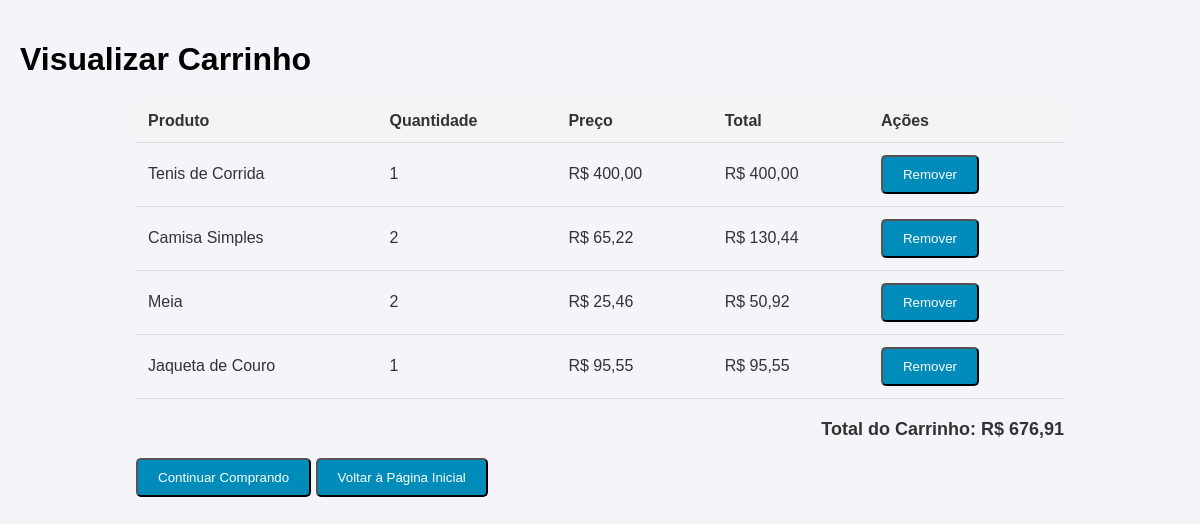
Screenshot of /produtos/visualizar/ (signed in) with the database file from the repository.
### produtos/models.py (models this page shows, shortened)
class ItemCarrinho(models.Model):
    carrinho = models.ForeignKey(Carrinho, on_delete=models.CASCADE, related_name='itens')  # Relaciona a um carrinho
    produto = models.ForeignKey(Produto, on_delete=models.CASCADE)                          # Relaciona o item a um produto
    quantidade = models.PositiveIntegerField(default=1)                                     # Quantidade do produto no carrinho
    def get_total_item_price(self):
        return self.quantidade * self.produto.preco        # Calcular o valor dos itens no carrinho

class Produto(models.Model):
    nome = models.CharField(max_length=100)                                   # Nome do produto
    descricao = models.TextField()                                            # Descrição detalhada do produto
    preco = models.DecimalField(max_digits=10, decimal_places=2)              # Preço com 2 casas decimais
    quantidade = models.IntegerField()                                        # Quantidade disponível do produto
    imagem = models.ImageField(upload_to='produtos/', blank=True, null=True)  # Imagem (opcional), caso não tenha imagim, sera adicionado uma imagem padrão

### produtos/views.py (the view)
# urls.py: path('visualizar/', views.visualizar_carrinho, name='visualizar_carrinho'),                      # Exibe o conteúdo do carrinho do usuário
def visualizar_carrinho(request):
    carrinho, _ = Carrinho.objects.get_or_create(user=request.user)
    itens = carrinho.itens.all()
    total = sum(item.get_total_item_price() for item in itens)  # Calcula o total do carrinho
    return render(request, 'produtos/visualizar.html', {'carrinho': carrinho, 'itens': itens, 'total': total})

### produtos/templates/produtos/visualizar.html (shortened to what this page needs)
<!DOCTYPE html>
<html lang="pt-br">
<head>
    {% load static %}
    <link rel="stylesheet" href="{% static 'css/style.css' %}">
</head>
<body>
    <header>
        <h1>Visualizar Carrinho</h1>
    </header>
    <div class="container">
        <table>
            <thead>
                <tr>
                    <th>Produto</th>
                    <th>Quantidade</th>
                    <th>Preço</th>
                    <th>Total</th>
                    <th>Ações</th>
                </tr>
            </thead>
            <tbody>
                {% for item in itens %}
                    <tr>
                        <td>{{ item.produto.nome }}</td>
                        <td>{{ item.quantidade }}</td>
                        <td>R$ {{ item.produto.preco }}</td>
                        <td>R$ {{ item.get_total_item_price }}</td>
                        <td>
                            <a href="{% url 'remover_item_carrinho' item.id %}">
                                <button>Remover</button>
                            </a>
                        </td>
                    </tr>
                {% endfor %}
            </tbody>
        </table>
        <div class="total">
            <p><strong>Total do Carrinho: R$ {{ total }}</strong></p>
        </div>
        <div class="buttons">
            <a href="{% url 'listar_produtos' %}"><button>Continuar Comprando</button></a>
            <a href="{% url 'pagina_inicial' %}"><button>Voltar à Página Inicial</button></a>
        </div>
    </div>
</body>
</html>

### static/css/style.css (style rules this page uses)
body { font-family: Arial, sans-serif; background-color: #f4f4f9; color: #333; margin: 0; padding: 20px; }
.container { width: 80%; margin: auto; overflow: hidden; }
h1, h2 { color: #000000; }
button { background-color: #008CBA; color: white; padding: 10px 20px; border-radius: 5px; cursor: pointer; }
table { width: 100%; border-collapse: collapse; margin-bottom: 20px; }
table th, table td { padding: 12px; text-align: left; border-bottom: 1px solid #ddd; }
table th { background-color: #f4f4f4; }
.total { text-align: right; font-size: 18px; font-weight: bold; margin-top: 10px; }

### rows the page displays
ItemCarrinho: produto.nome "Tenis de Corrida", quantidade "1", produto.preco "400,00", get_total_item_price "400,00"
ItemCarrinho: produto.nome "Camisa Simples", quantidade "2", produto.preco "65,22", get_total_item_price "130,44"
ItemCarrinho: produto.nome "Meia", quantidade "2", produto.preco "25,46", get_total_item_price "50,92"
ItemCarrinho: produto.nome "Jaqueta de Couro", quantidade "1", produto.preco "95,55", get_total_item_price "95,55"

### other values shown
{{ total }} "676,91"
